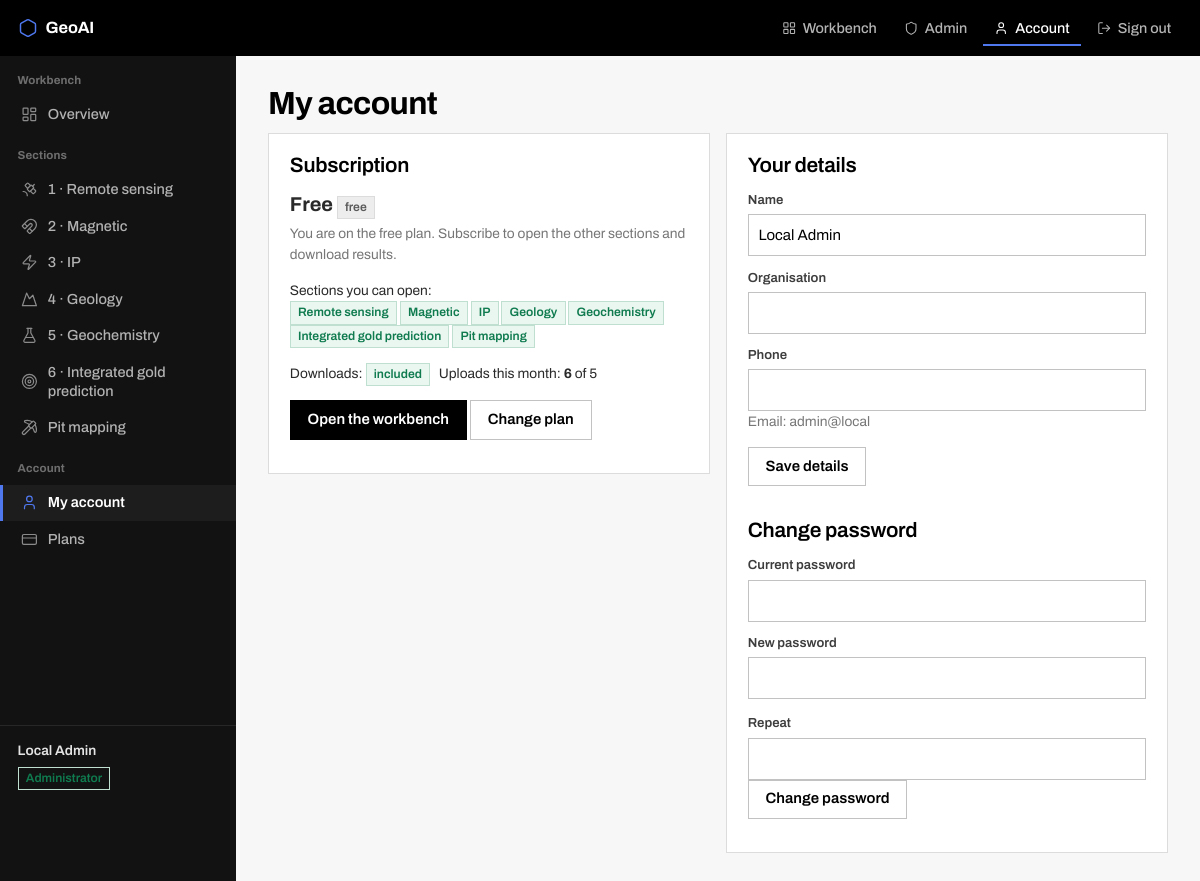
/account (signed in), run on the app's committed database.
### portal/models.py (models this page shows, shortened)
class User(UserMixin, db.Model):
    __tablename__ = "users"
    id = db.Column(db.Integer, primary_key=True)
    email = db.Column(db.String(190), unique=True, nullable=False, index=True)
    name = db.Column(db.String(120), nullable=False, default="")
    organisation = db.Column(db.String(160), nullable=False, default="")
    phone = db.Column(db.String(40), nullable=False, default="")
    password_hash = db.Column(db.String(255), nullable=False)
    is_admin = db.Column(db.Boolean, nullable=False, default=False)
    is_active_account = db.Column(db.Boolean, nullable=False, default=True)
    created_at = db.Column(db.DateTime, nullable=False, default=now)
    last_login = db.Column(db.DateTime)
    subscriptions = db.relationship("Subscription", back_populates="user", cascade="all, delete-orphan",
                                    order_by="Subscription.id.desc()")
    payments = db.relationship("Payment", back_populates="user", cascade="all, delete-orphan")
    @property
    def is_active(self):
        return self.is_active_account
    @property
    def subscription(self):
        for s in self.subscriptions:
            if s.is_live:
                return s
        return None
    @property
    def plan(self):
        s = self.subscription
        return s.plan if s else Plan.query.filter_by(code="free").first()
    @property
    def plan_name(self):
        p = self.plan
        return p.name if p else "No plan"
    def allowed_sections(self):
        if self.is_admin:
            return list(SECTIONS)
        p = self.plan
        return p.section_list if p else list(FREE_SECTIONS)
    def may_download(self):
        p = self.plan
        return bool(self.is_admin or (p and p.can_download))
    def uploads_this_month(self):
        start = now().replace(day=1, hour=0, minute=0, second=0, microsecond=0)
        return db.session.query(func.count(UsageEvent.id)).filter(
            UsageEvent.user_id == self.id, UsageEvent.kind == "upload",
            UsageEvent.at >= start).scalar() or 0
    def upload_allowance(self):
        p = self.plan
        limit = p.max_uploads_per_month if p and p.max_uploads_per_month else None
        return self.uploads_this_month(), limit

class Plan(db.Model):
    __tablename__ = "plans"
    id = db.Column(db.Integer, primary_key=True)
    code = db.Column(db.String(32), unique=True, nullable=False)        # free, basic, pro
    name = db.Column(db.String(80), nullable=False)
    price = db.Column(db.Float, nullable=False, default=0.0)
    currency = db.Column(db.String(8), nullable=False, default="TZS")
    period_days = db.Column(db.Integer, nullable=False, default=30)
    sections = db.Column(db.Text, nullable=False, default="")           # comma-separated keys of SECTIONS
    can_download = db.Column(db.Boolean, nullable=False, default=False)
    max_uploads_per_month = db.Column(db.Integer, nullable=False, default=0)   # 0 = no limit
    seats = db.Column(db.Integer, nullable=False, default=1)
    is_public = db.Column(db.Boolean, nullable=False, default=True)     # shown on the pricing page
    sort = db.Column(db.Integer, nullable=False, default=0)

### portal/auth.py (the view)
@bp.route("/account")
@login_required
def account():
    used, limit = current_user.upload_allowance()
    return render_template("account.html", used=used, limit=limit,
                           history=current_user.subscriptions[:10],
                           payments=sorted(current_user.payments, key=lambda p: p.at, reverse=True)[:10])

### portal/__init__.py (called while the page is built)
def section_name(key):
    from .models import SECTIONS
    return SECTIONS.get(key, str(key).replace("-", " ").capitalize()).split("\u00b7")[-1].strip()

### portal/app/__init__.py (called while the page is built)
def upload_allowance():
    if current_user.is_admin:
        return 0, None, None
    used, limit = current_user.upload_allowance()
    return used, limit, None if limit is None else max(limit - used, 0)

def nav_context():
    if not current_user.is_authenticated:
        return {"app_sections": [], "locked_count": 0, "allowance": (0, None, None)}
    allowed = set(current_user.allowed_sections())
    have = set(store.sections_with_results(current_user.id))
    items = [{**s, "open": s["key"] in allowed, "has_result": s["key"] in have} for s in SECTIONS]
    return {"app_sections": items, "locked_count": sum(0 if i["open"] else 1 for i in items),
            "allowance": upload_allowance()}

### portal/app/store.py (called while the page is built)
def root():
    base = Path(current_app.config["DATA_DIR"]) / "work"
    base.mkdir(parents=True, exist_ok=True)
    return base

def home(user_id):
    p = root() / str(user_id)
    p.mkdir(parents=True, exist_ok=True)
    return p

def _safe(section):
    if section not in SECTIONS:
        raise ValueError(f"unknown section {section!r}")
    return section

def sections_with_results(user_id):
    out = {}
    for section in SECTIONS:
        run = Run.latest(user_id, section)
        if run and run.ok:
            out[section] = run
    return out

    @classmethod
    def latest(cls, user_id, section):
        runs = cls.list(user_id, section)
        return runs[0] if runs else None

    @classmethod
    def list(cls, user_id, section):
        d = home(user_id) / _safe(section)
        if not d.is_dir():
            return []
        runs = [cls(user_id, section, p.name) for p in d.iterdir()
                if p.is_dir() and not p.name.startswith("_")]     # "_draft" is not a run
        runs.sort(key=lambda r: r.id, reverse=True)          # the id starts with the timestamp
        return runs

### portal/icons.py (called while the page is built)
def icon(name, cls="", label=None):
    if name not in names():
        raise KeyError(f"no icon named {name!r} in {SPRITE.name}")
    aria = (f'role="img" aria-label="{label}"' if label else 'aria-hidden="true" focusable="false"')
    classes = f"ico {cls}".strip()
    return Markup(f'<svg class="{classes}" {aria}><use href="#i-{name}"></use></svg>')

### portal/models.py (called while the page is built)
def now():
    return datetime.now(timezone.utc)

### portal/templates/account.html (shortened to what this page needs)
{% extends "console.html" %}
{% block head %}<link rel="stylesheet" href="{{ url_for('static', filename='app.css') }}">{% endblock %}
{% block rail %}{% include "_rail_workbench.html" %}{% endblock %}
{% block main %}
<h1>My account</h1>
<div class="grid g2" style="align-items:start">
  <div class="card">
    <h2 style="margin-top:0">Subscription</h2>
    {% set s = current_user.subscription %}
    <p style="font-size:1.25rem;font-weight:700;margin:.2rem 0">{{ current_user.plan_name }}
      {% if s %}<span class="tag ok">active</span>{% else %}<span class="tag no">free</span>{% endif %}</p>
    {% if s %}
      <p class="small">Runs until <b>{{ s.ends_at.strftime('%d %B %Y') }}</b> — {{ s.days_left }} day(s) left.</p>
      {% if s.days_left <= 7 %}<div class="flash error">Your subscription ends soon. Renew to keep access.</div>{% endif %}
    {% else %}
      <p class="small muted">You are on the free plan. Subscribe to open the other sections and download results.</p>
    {% endif %}
    <p class="small">Sections you can open:<br>
      {% for s2 in current_user.allowed_sections() if s2 != 'home' %}<span class="tag ok">{{ section_name(s2) }}</span> {% endfor %}</p>
    <p class="small">Downloads: {% if current_user.may_download() %}<span class="tag ok">included</span>
      {% else %}<span class="tag no">not included</span>{% endif %}
      &nbsp; Uploads this month: <b>{{ used }}</b>{% if limit %} of {{ limit }}{% else %} (no limit){% endif %}</p>
    <p><a class="btn" href="{{ url_for('app.home') }}">Open the workbench</a>
       <a class="btn sec" href="{{ url_for('billing.pricing') }}">Change plan</a></p>
  </div>
  <div class="card">
    <h2 style="margin-top:0">Your details</h2>
    <form method="post" action="{{ url_for('auth.change_details') }}">
      <label for="n">Name</label><input id="n" name="name" value="{{ current_user.name }}">
      <label for="o">Organisation</label><input id="o" name="organisation" value="{{ current_user.organisation }}">
      <label for="p">Phone</label><input id="p" name="phone" value="{{ current_user.phone }}">
      <p class="small muted">Email: {{ current_user.email }}</p>
      <button class="btn sec" type="submit">Save details</button>
    </form>
    <h2>Change password</h2>
    <form method="post" action="{{ url_for('auth.change_password') }}">
      <label for="c">Current password</label><input id="c" name="current" type="password" required>
      <div class="grid g2" style="gap:.2rem 1rem">
        <div><label for="np">New password</label><input id="np" name="password" type="password" required></div>
        <div><label for="np2">Repeat</label><input id="np2" name="password2" type="password" required></div>
      </div>
      <p><button class="btn sec" type="submit">Change password</button></p>
    </form>
  </div>
</div>
{% endblock %}

### portal/templates/console.html (shortened to what this page needs)
{% extends "base.html" %}
{% block page %}
<div class="console">
  <aside class="rail" id="rail">
    {% block rail %}{% endblock %}
    <div class="rail-foot">
      <span class="who">{{ current_user.name or current_user.email }}</span>
      {% if current_user.is_admin %}
        <span class="tag ok">Administrator</span>
      {% endif %}
    </div>
  </aside>
  <main class="work">
    {% block main %}{% endblock %}
  </main>
</div>
{% endblock %}

### portal/static/style.css (style rules this page uses)
:root { --white:#ffffff; --g50:#f7f7f7; --g100:#ededed; --g150:#e4e4e4; --g200:#dcdcdc; --g300:#c2c2c2; --g400:#9a9a9a; --g500:#767676; --g600:#5a5a5a; --g700:#3d3d3d; --g800:#2a2a2a; --g900:#1c1c1c; --black:#000000; --blue:#0a3bd4; --blue-dk:#0730a6; --blue-lt:#4f78ef; --blue-wash:#edf1fd; --red:#c8102e; --red-wash:#fdeef0; --green:#0f7b4f; --green-wash:#eaf6f0; --amber:#8a5b00; --amber-wash:#fdf4e3; --ink:var(--black); --body:var(--g800); --muted:var(--g500); --line:var(--g200); --bg:var(--g50); --card:var(--white); --rail:#121212; --mono:"IBM Plex Mono",ui-monospace,SFMono-Regular,Menlo,Consolas,monospace; --sans:"Archivo","Archivo Fallback",system-ui,-apple-system,"Segoe UI",Roboto,sans-serif; --h-top:56px; --w-rail:236px; }
* { box-sizing:border-box }
html { -webkit-text-size-adjust:100% }
body { margin:0;background:var(--bg);color:var(--body); font:400 15px/1.55 var(--sans); font-feature-settings:"kern" 1; -webkit-font-smoothing:antialiased }
img,svg,video { max-width:100% }
a { color:var(--blue);text-decoration:none }
h1,h2,h3,h4 { color:var(--ink);font-weight:600;letter-spacing:-0.012em;margin:0 0 .6rem }
h1 { font-size:2rem;line-height:1.15;font-weight:700;letter-spacing:-0.022em }
h2 { font-size:1.3rem;line-height:1.25;margin-top:2rem }
p { margin:0 0 .9rem;max-width:74ch }
.muted { color:var(--muted) }
.small { font-size:.86rem }
.ico { width:1.15em;height:1.15em;flex:none;vertical-align:-0.2em;stroke-width:1.75 }
.ico.sm { width:1em;height:1em }
header.top .brand .ico { width:1.25rem;height:1.25rem;color:var(--blue-lt) }
.grid { display:grid;gap:1rem }
.g2 { grid-template-columns:repeat(auto-fit,minmax(290px,1fr)) }
.card { background:var(--card);border:1px solid var(--line);padding:1.2rem 1.3rem;margin-bottom:1rem }
label { display:block;font-size:.82rem;color:var(--g700);margin:.7rem 0 .25rem;font-weight:600 }
input:not([type=checkbox]):not([type=radio]):not([type=submit]):not([type=button]), select,textarea { width:100%;padding:.52rem .6rem;border:1px solid var(--g300);background:#fff; font:inherit;color:var(--ink);border-radius:0 }
.btn { display:inline-flex;align-items:center;justify-content:center;gap:.45rem; background:var(--black);color:#fff;border:1px solid var(--black);border-radius:0; padding:.56rem 1.05rem;font:inherit;font-weight:600;font-size:.93rem;line-height:1.3; cursor:pointer;text-decoration:none;transition:background .12s,border-color .12s,color .12s }
.btn.sec { background:#fff;color:var(--ink);border-color:var(--g300) }
.tag { display:inline-flex;align-items:center;gap:.3rem;padding:.12rem .45rem;font-size:.76rem; font-weight:600;border:1px solid;border-radius:0;line-height:1.45 }
.tag.ok { color:var(--green);background:var(--green-wash);border-color:#bfe0d1 }
.tag.no { color:var(--g600);background:var(--g100);border-color:var(--g200) }

### portal/static/app.css (style rules this page uses)
.console { display:grid;grid-template-columns:var(--w-rail) minmax(0,1fr); min-height:calc(100vh - var(--h-top)); background:linear-gradient(to right,var(--rail) 0 var(--w-rail),var(--bg) var(--w-rail)) }
.rail { position:sticky;top:var(--h-top);align-self:start;height:calc(100vh - var(--h-top)); overflow-y:auto;background:var(--rail);color:#9d9d9d;display:flex;flex-direction:column; padding:.9rem 0 .6rem;scrollbar-width:thin }
.work { min-width:0;padding:1.9rem 2rem 5rem;background:var(--bg) }
.work > h1:first-child { margin-top:0 }
.rail-nav a .ico { width:1.05rem;height:1.05rem;color:#8a8a8a;flex:none }
.rail-nav a.on .ico { color:var(--blue-lt) }
.rail-foot { margin-top:auto;padding:.9rem 1.1rem 0;border-top:1px solid #272727;font-size:.79rem; color:#8a8a8a;line-height:1.6 }
.rail-foot .who { color:#e4e4e4;font-weight:600;font-size:.86rem;display:block;margin-bottom:.3rem; overflow:hidden;text-overflow:ellipsis }
.rail-foot .tag { background:transparent }
.card > ul li, .card > p, .work > .lede { max-width:74ch }
.work .card { overflow-x:auto }

### data on the page
User: name "Local Admin", email "admin@local"
Plan: plan_name "Free"

### other printed values
{{ BRAND }} "GeoAI"
{{ s.title }} "1 · Remote sensing" "2 · Magnetic" "3 · IP" "4 · Geology" "5 · Geochemistry" "6 · Integrated gold prediction" "Pit mapping"
{{ section_name(s2) }} "Remote sensing" "Magnetic" "IP" "Geology" "Geochemistry" "Integrated gold prediction" "Pit mapping"
{{ used }} "6"
{{ limit }} "5"
